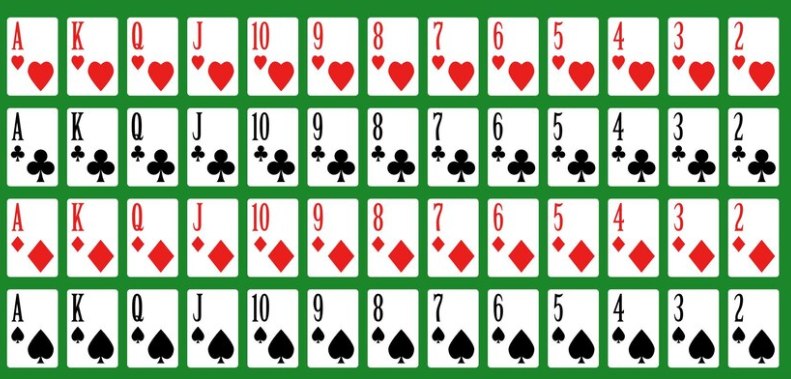
#> input picture deteksikartu/kartu.PNG, 791 x 379 px, found by its file name
$ python DeteksiKartu.py
#> lines starting #> are read from the running program, lines starting #| are printed output that depends on the picture; after the words box and inside, x2 and y2 are one past the last pixel; in counts of white or black regions, pixels touching at a corner belong together
# -*- coding: utf-8 -*-
"""
Created on Mon Nov 13 05:59:22 2023

@author: visikom
"""

import cv2
import numpy as np


def apply_green_filter(image_path):
    # Membaca gambar
#> called with image_path = 'deteksikartu/kartu.png'
    image = cv2.imread(image_path)
#> image is the input picture: shape (379, 791, 3); mean B, G, R 156.7, 185.2, 164.1

    # Mengkonversi gambar ke ruang warna HSV
    hsv = cv2.cvtColor(image, cv2.COLOR_BGR2HSV)
#> hsv: shape (379, 791, 3); mean H, S, V 52.2, 76.7, 197.2

    # Mendefinisikan rentang warna hijau dalam HSV
    lower_green = np.array([40, 40, 40])
    upper_green = np.array([80, 255, 255])

    # Membuat mask untuk warna hijau
    maskg = cv2.inRange(hsv, lower_green, upper_green)
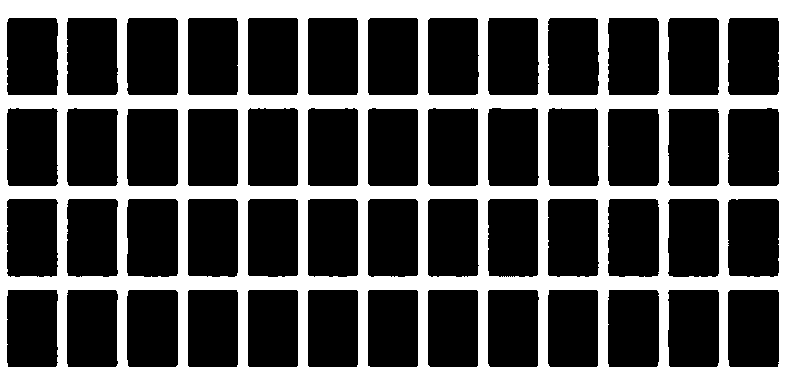
#> maskg: shape (379, 791); 33% white; 1 white region, box (x1, y1, x2, y2) and area: (0, 0, 791, 379) 98879
    mask = cv2.bitwise_not(maskg)
    kernel = np.ones((5,5), np.uint8)
    mask  = cv2.erode(mask, kernel, iterations=1)
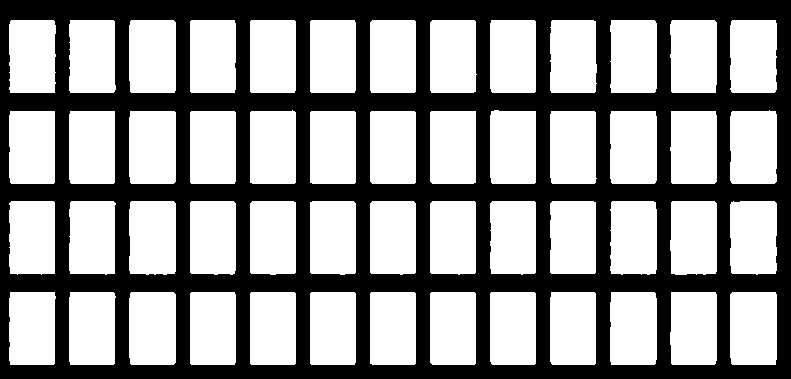
#> mask: shape (379, 791); 58.3% white; 1 black region, box (x1, y1, x2, y2) and area: (0, 0, 791, 379) 125113
    mask  = cv2.dilate(mask, kernel, iterations=1)
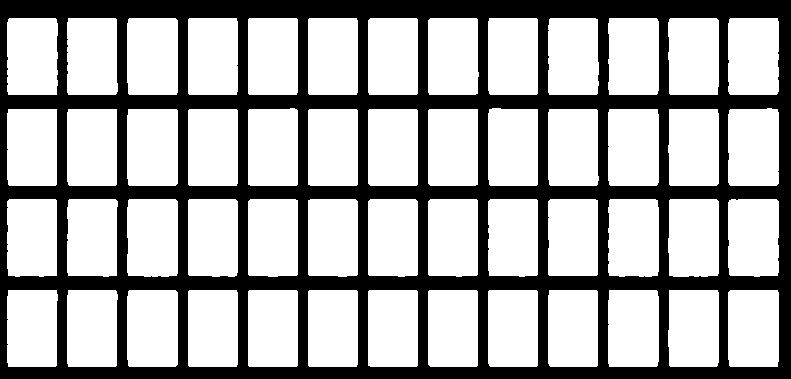
#> mask: shape (379, 791); 66.9% white; 1 black region, box (x1, y1, x2, y2) and area: (0, 0, 791, 379) 99133

    num_labels, labels = cv2.connectedComponents(mask)
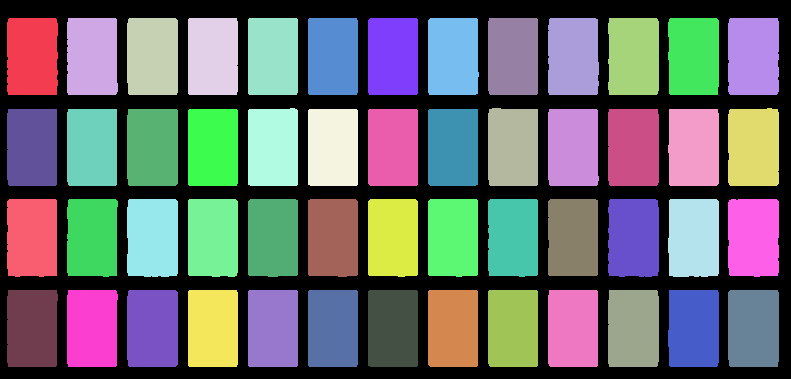
#> labels: shape (379, 791) int32; 53 distinct labels, from 0 to 52; one colour per label, 0 black
#> num_labels = 53
    print(num_labels)
#| 53
    # Menggabungkan mask dengan gambar asli
    l =[]
    print(np.max(labels))
#| 52
    for i in range(num_labels):
        b,c = np.where(labels==i)
        bmin =np.min(b)
        bmax =np.max(b)
        cmin =np.min(c)
        cmax =np.max(c)
        im = image[bmin:bmax ,cmin:cmax ,:]
        l.append(im)
      #  cv2.imshow(str(i),im)
        luas =( bmax - bmin )*(cmax-cmin)
        print(i," Luas ",luas )
#> this loop made 53 passes
#> (bmin, bmax, cmin, cmax, luas) on passes 1 to 12: (0, 378, 0, 790, 298620), (18, 94, 7, 57, 3800), (18, 94, 67, 117, 3800), (18, 94, 127, 177, 3800), (18, 94, 188, 237, 3724), (18, 94, 248, 297, 3724), (18, 94, 308, 357, 3724), (18, 94, 368, 417, 3724), (18, 94, 428, 478, 3800), (18, 94, 488, 537, 3724), (18, 94, 548, 598, 3800), (18, 94, 608, 658, 3800)
#| 0  Luas  298620
#| 1  Luas  3800
#| 2  Luas  3800
#| 3  Luas  3800
#| 4  Luas  3724
#| 5  Luas  3724
#| 6  Luas  3724
#| 7  Luas  3724
#> (further printed lines are left out)
#> pass 1, in apply_green_filter, `im = image[bmin:bmax ,cmin:cmax ,:]`:
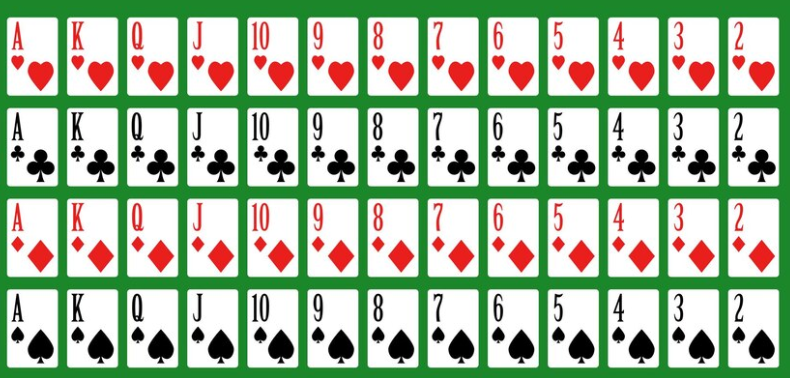
#> im: shape (378, 790, 3); mean B, G, R 157.2, 185.4, 164.6
#> pass 3, in apply_green_filter, `im = image[bmin:bmax ,cmin:cmax ,:]`:
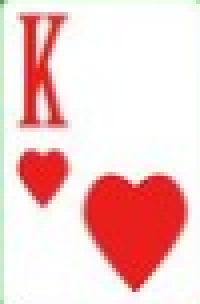
#> im: shape (76, 50, 3) (shown 4 times larger); mean B, G, R 203.5, 205.1, 244.1
#> after the loop, l = 53 items


    green_filter = cv2.bitwise_and(image, image, mask=mask)
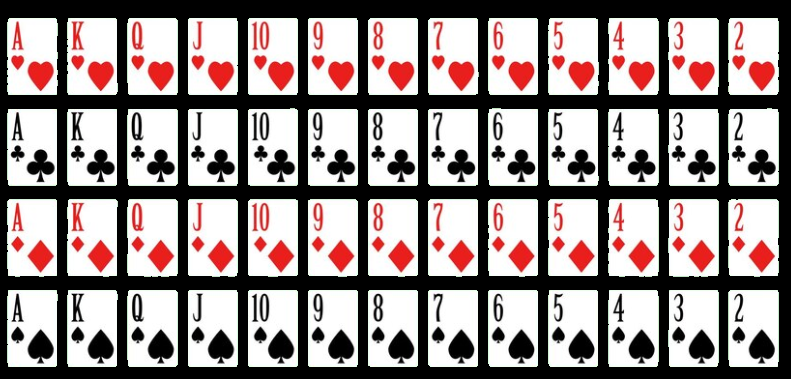
#> green_filter: shape (379, 791, 3); mean B, G, R 137.8, 138.9, 149.5

    # Menampilkan gambar asli dan hasil filter
    cv2.imshow('Original Image', image)
    cv2.imshow('mask', mask)
    cv2.imshow('maskG', maskg)


    cv2.imshow('Green Filter Applied', green_filter)
    cv2.waitKey(0)
    cv2.destroyAllWindows()

# Ganti 'path_to_image.jpg' dengan path ke gambar Anda
apply_green_filter('deteksikartu/kartu.png')
